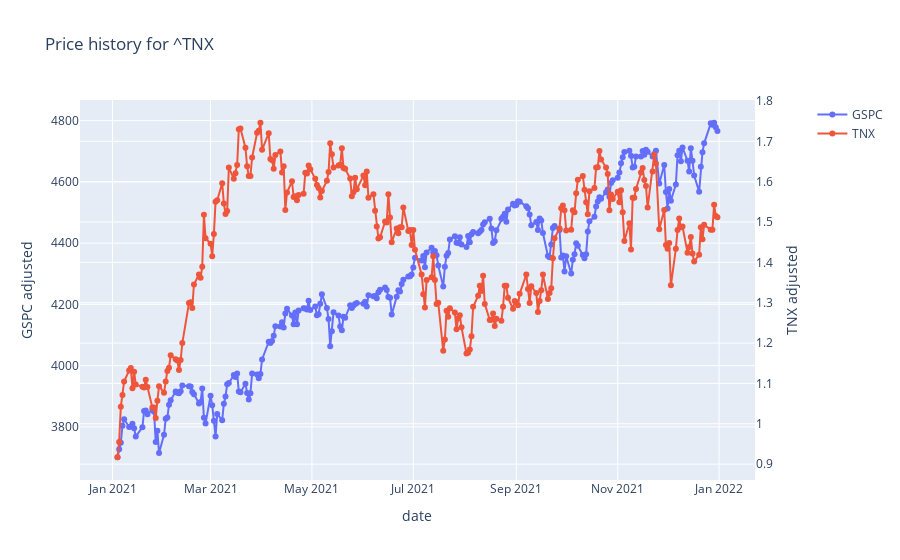

Source (notebook cell):
### Markdown cell above
### SECTION 4: EXTENSION

Expand on your work above by trying something you can learn from a help page or package website.

### Code cell
# Create a blank figure with a secondary y-axis
fig = make_subplots(specs=[[{"secondary_y": True}]])

# Add first line plot for GSPC
fig.add_trace(
    go.Scatter(x=gspc['date'], y=gspc['adjusted'],
               name="GSPC",
               mode='lines+markers'),
    secondary_y=False
)

# Add second line plot for TNX
fig.add_trace(
    go.Scatter(x=tnx['date'], y=tnx['adjusted'],
               name="TNX",
               mode='lines+markers'),
    secondary_y=True
)

# Set titles
fig.update_layout(
    title="Price history for ^TNX",
    xaxis_title="date"
)
fig.update_yaxes(title_text="GSPC adjusted", secondary_y=False)
fig.update_yaxes(title_text="TNX adjusted", secondary_y=True)

# Display plot
fig.show()

### Figure 1 — Plotly figure (JSON) as saved in the notebook; plotly's stock layout.template omitted (floating-point values rounded to 4 significant figures; data arrays with more than 128 entries replaced by an {"elided": "..."} marker saying what was removed)
{"data": [{"mode": "lines+markers", "name": "GSPC", "type": "scatter", "x": {"elided": "252 str values"}, "xaxis": "x", "y": {"elided": "252 float values"}, "yaxis": "y"}, {"mode": "lines+markers", "name": "TNX", "type": "scatter", "x": {"elided": "252 str values"}, "xaxis": "x", "y": {"elided": "252 float values"}, "yaxis": "y2"}], "layout": {"title": {"text": "Price history for ^TNX"}, "xaxis": {"anchor": "y", "domain": [0, 0.94], "title": {"text": "date"}}, "yaxis": {"anchor": "x", "domain": [0, 1], "title": {"text": "GSPC adjusted"}}, "yaxis2": {"anchor": "x", "overlaying": "y", "side": "right", "title": {"text": "TNX adjusted"}}}}
